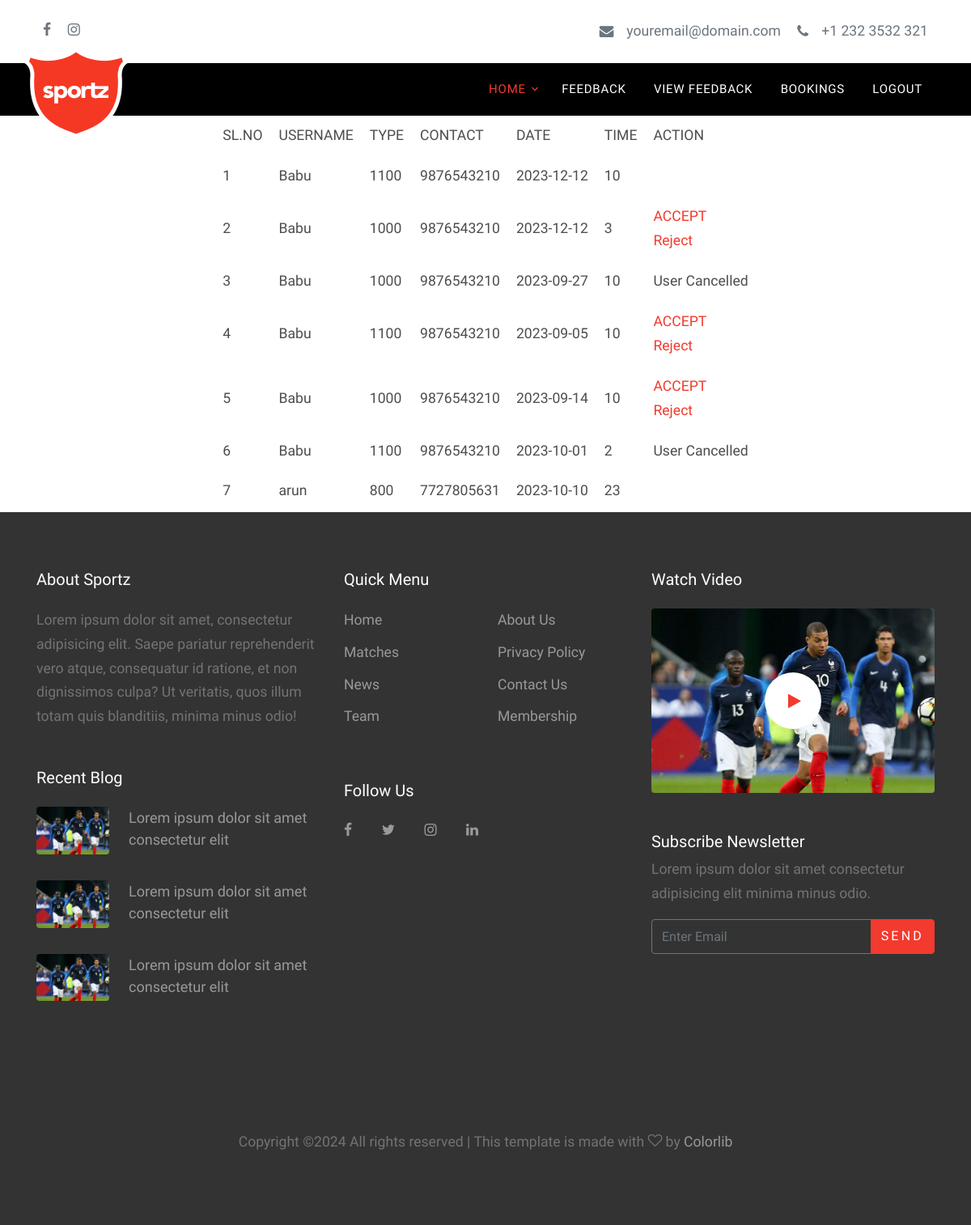
Page /Project/Turf/UserBooking.php (signed in) on the committed database.
### tables this page shows
CREATE TABLE `tbl_booking` (
  `booking_id` int(10) NOT NULL,
  `booking_date` date NOT NULL,
  `booking_time` int(10) NOT NULL,
  `turf_id` int(10) NOT NULL,
  `user_id` int(10) NOT NULL,
  `booking_status` int(11) NOT NULL DEFAULT 0,
  `type` varchar(50) NOT NULL
);

CREATE TABLE `tbl_user` (
  `user_id` int(10) NOT NULL,
  `user_name` varchar(15) NOT NULL,
  `user_email` varchar(15) NOT NULL,
  `user_password` varchar(8) NOT NULL,
  `user_address` varchar(25) NOT NULL,
  `user_contact` varchar(20) NOT NULL,
  `user_photo` varchar(300) NOT NULL,
  `user_dob` int(8) NOT NULL,
  `place_id` int(11) NOT NULL
);

### Project/Turf/UserBooking.php (the view, shortened to what this page needs)
<?php
include("Head.php");
include("../Assets/Connection/Connection.php");
    ?>
<!DOCTYPE html PUBLIC "-//W3C//DTD XHTML 1.0 Transitional//EN" "http://www.w3.org/TR/xhtml1/DTD/xhtml1-transitional.dtd">
<html xmlns="http://www.w3.org/1999/xhtml">
<head>
</head>
<body>
<table align="center" cellpadding="10" style="border-collapse:collapse">
  <tr>
    <td>SL.NO</td>
    <td>USERNAME</td>
    <td>TYPE</td>
    <td>CONTACT</td>
    <td>DATE</td>
    <td>TIME</td>
    <td>ACTION</td>
  </tr>
  <?php
  $sel="select * from tbl_booking b inner join tbl_user u on u.user_id=b.user_id where b.turf_id='".$_SESSION["tid"]."' and booking_status>=1 ";
  $data=$conn->query($sel);
  $i=0;
  while($row=$data->fetch_assoc())
  {
  $i++;
  ?>
  <tr>
    <td><?php echo $i?></td>
    <td><?php echo $row["user_name"]?></td>
    <td><?php echo $row["type"]?></td>
    <td><?php echo $row["user_contact"]?></td>
    <td><?php echo $row["booking_date"]?></td>
    <td><?php echo $row["booking_time"]?></td>
    <td>
      <?php
      if($row['booking_status']==1){
        ?>
        <a href="userbooking.php?aid=<?php echo $row['booking_id']?>&&status=2">ACCEPT</a><br>
        <a href="userbooking.php?aid=<?php echo $row['booking_id']?>&&status=3">Reject</a>
        <?php
      }
      else if($row['booking_status']==2){
        echo "Payment Completed<br>";
        ?>
        <a href="userbooking.php?aid=<?php echo $row['booking_id']?>&&status=5">Check In</a><br>
        <a href="userbooking.php?aid=<?php echo $row['booking_id']?>&&status=6">Absent</a>
        <?php
      }
      else if($row['booking_status']==3){
        echo "Rejected";
      }
      else if($row['booking_status']==4){
        echo "User Cancelled";
      }
      ?>
    </td>
  </tr>
  <?php
  }
  ?>
</table>
</body>
</html>
<?php
include("Foot.php");
?>

### Project/Turf/Head.php (shortened to what this page needs)
<!DOCTYPE html>
<html lang="en">
  <head>
    <link rel="stylesheet" href="../Assets/Templates/Main/fonts/icomoon/style.css">
    <link rel="stylesheet" href="../Assets/Templates/Main/css/bootstrap.min.css">
    <link rel="stylesheet" href="../Assets/Templates/Main/css/magnific-popup.css">
    <link rel="stylesheet" href="../Assets/Templates/Main/css/jquery-ui.css">
    <link rel="stylesheet" href="../Assets/Templates/Main/css/owl.carousel.min.css">
    <link rel="stylesheet" href="../Assets/Templates/Main/css/owl.theme.default.min.css">
    <link rel="stylesheet" href="../Assets/Templates/Main/css/aos.css">
    <link rel="stylesheet" href="../Assets/Templates/Main/css/style.css">
  </head>
  <body>
  <div class="site-wrap">
    <header class="site-navbar absolute transparent" role="banner">
      <div class="py-3">
        <div class="container">
          <div class="row align-items-center">
            <div class="col-6 col-md-3">
            <a href="https://www.facebook.com/ashas.ashas.963" class="text-secondary px-2" target="_blank"><span class="icon-facebook" ></span></a>
              <a href="https://www.instagram.com/life_flower_of?utm_source=qr&igsh=MmQ5cGlub2lxa2Jv" class="text-secondary px-2" target="_blank"><span class="icon-instagram" ></span></a>
            </div>
            <div class="col-6 col-md-9 text-right">
              <div class="d-inline-block"><a href="#" class="text-secondary p-2 d-flex align-items-center"><span class="icon-envelope mr-3"></span> <span class="d-none d-md-block">youremail@domain.com</span></a></div>
              <div class="d-inline-block"><a href="#" class="text-secondary p-2 d-flex align-items-center"><span class="icon-phone mr-0 mr-md-3"></span> <span class="d-none d-md-block">+1 232 3532 321</span></a></div>
            </div>
          </div>
        </div>
      </div>
      <nav class="site-navigation position-relative text-right bg-black text-md-right" role="navigation">
        <div class="container position-relative">
          <div class="site-logo">
            <a href="index.html"><img src="../Assets/Templates/Main/images/logo.png" alt=""></a>
          </div>
          <ul class="site-menu js-clone-nav d-none d-md-block">
             <li class="has-children active">
              <a href="homepage.php">Home</a>
</li>
<li><a href="feedback.php">Feedback</a></li>
<li><a href="Viewreview.php">View Feedback</a></li>
<li><a href="UserBooking.php">Bookings</a></li>
<li><a href="../Logout.php">Logout</a></li>
          </ul>
        </div>
      </nav>
    </header>

### Project/Turf/Foot.php (shortened to what this page needs)
<footer class="site-footer border-top">
      <div class="container">
        <div class="row">
          <div class="col-lg-4">
            <div class="mb-5">
              <h3 class="footer-heading mb-4">About Sportz</h3>
              <p>Lorem ipsum dolor sit amet, consectetur adipisicing elit. Saepe pariatur reprehenderit vero atque, consequatur id ratione, et non dignissimos culpa? Ut veritatis, quos illum totam quis blanditiis, minima minus odio!</p>
            </div>
            <div class="mb-5">
              <h3 class="footer-heading mb-4">Recent Blog</h3>
              <div class="block-25">
                <ul class="list-unstyled">
                  <li class="mb-3">
                    <a href="#" class="d-flex">
                      <figure class="image mr-4">
                        <img src="../Assets/Templates/Main/images/img_1.jpg" alt="" class="img-fluid">
                      </figure>
                      <div class="text">
                        <h3 class="heading font-weight-light">Lorem ipsum dolor sit amet consectetur elit</h3>
                      </div>
                    </a>
                  </li>
                  <li class="mb-3">
                    <a href="#" class="d-flex">
                      <figure class="image mr-4">
                        <img src="../Assets/Templates/Main/images/img_1.jpg" alt="" class="img-fluid">
                      </figure>
                      <div class="text">
                        <h3 class="heading font-weight-light">Lorem ipsum dolor sit amet consectetur elit</h3>
                      </div>
                    </a>
                  </li>
                  <li class="mb-3">
                    <a href="#" class="d-flex">
                      <figure class="image mr-4">
                        <img src="../Assets/Templates/Main/images/img_1.jpg" alt="" class="img-fluid">
                      </figure>
                      <div class="text">
                        <h3 class="heading font-weight-light">Lorem ipsum dolor sit amet consectetur elit</h3>
                      </div>
                    </a>
                  </li>
                </ul>
              </div>
            </div>
          </div>
          <div class="col-lg-4 mb-5 mb-lg-0">
            <div class="row mb-5">
              <div class="col-md-12">
                <h3 class="footer-heading mb-4">Quick Menu</h3>
              </div>
              <div class="col-md-6 col-lg-6">
                <ul class="list-unstyled">
                  <li><a href="#">Home</a></li>
                  <li><a href="#">Matches</a></li>
                  <li><a href="#">News</a></li>
                  <li><a href="#">Team</a></li>
                </ul>
              </div>
              <div class="col-md-6 col-lg-6">
                <ul class="list-unstyled">
                  <li><a href="#">About Us</a></li>
                  <li><a href="#">Privacy Policy</a></li>
                  <li><a href="#">Contact Us</a></li>
                  <li><a href="#">Membership</a></li>
                </ul>
              </div>
            </div>
            <div class="row">
              <div class="col-md-12">
                <h3 class="footer-heading mb-4">Follow Us</h3>
                <div>
                  <a href="#" class="pl-0 pr-3"><span class="icon-facebook"></span></a>
                  <a href="#" class="pl-3 pr-3"><span class="icon-twitter"></span></a>
                  <a href="#" class="pl-3 pr-3"><span class="icon-instagram"></span></a>
                  <a href="#" class="pl-3 pr-3"><span class="icon-linkedin"></span></a>
                </div>
              </div>
            </div>
          </div>
          <div class="col-lg-4 mb-5 mb-lg-0">
            <div class="mb-5">
              <h3 class="footer-heading mb-4">Watch Video</h3>
              <div class="block-16">
                <figure>
                  <a href="https://vimeo.com/channels/staffpicks/93951774" class="play-button popup-vimeo"><span class="icon-play"></span></a>
                </figure>
              </div>
            </div>
            <div class="mb-5">
              <h3 class="footer-heading mb-2">Subscribe Newsletter</h3>
              <p>Lorem ipsum dolor sit amet consectetur adipisicing elit minima minus odio.</p>
              <form action="#" method="post">
                <div class="input-group mb-3">
                  <input type="text" class="form-control border-secondary text-white bg-transparent" placeholder="Enter Email" aria-label="Enter Email" aria-describedby="button-addon2">
                  <div class="input-group-append">
                    <button class="btn btn-primary" type="button" id="button-addon2">Send</button>
                  </div>
                </div>
              </form>
            </div>
          </div>
        </div>
        <div class="row pt-5 mt-5 text-center">
          <div class="col-md-12">
            <p>
            Copyright &copy; All rights reserved | This template is made with <i class="icon-heart-o" aria-hidden="true"></i> by <a href="https://colorlib.com" target="_blank" >Colorlib</a>
            </p>
          </div>
        </div>
      </div>
    </footer>
  </div>

### Project/Assets/Templates/Main/css/style.css (style rules this page uses)
body { line-height: 1.7; color: #4d4d4d; font-weight: 300; font-size: 1.1rem; }
a { -webkit-transition: .3s all ease; -o-transition: .3s all ease; transition: .3s all ease; }
.bg-black { background: #000 !important; }
.site-wrap:before { -webkit-transition: .3s all ease-in-out; -o-transition: .3s all ease-in-out; transition: .3s all ease-in-out; background: rgba(0, 0, 0, 0.6); content: ""; position: absolute; z-index: 2000; top: 0; left: 0; right: 0; bottom: 0; opacity: 0; visibility: hidden; }
.btn { text-transform: uppercase; position: relative; -webkit-transition: 0.2s all ease-in-out !important; -o-transition: 0.2s all ease-in-out !important; transition: 0.2s all ease-in-out !important; top: 0; letter-spacing: .05em; }
.btn.btn-primary { font-weight: 300; letter-spacing: .2em; }
.bg-black { background: #000; }
.form-control { height: 43px; }
.border-top { border-top: 1px solid #edf0f5 !important; }
.site-footer { padding: 4em 0; background: #333333; }
.site-footer p { color: #737373; }
.site-footer h2, .site-footer h3, .site-footer h4, .site-footer h5 { color: #fff; }
.site-footer a { color: #999999; }
.site-footer ul li { margin-bottom: 10px; }
.site-footer .footer-heading { font-size: 20px; color: #fff; }
.site-navbar { background: #fff; margin-bottom: 0px; z-index: 1999; position: relative; }
.site-navbar.transparent { background: transparent; }
.site-navbar.absolute { position: relative; top: 0; left: 0; width: 100%; }
.site-navbar .site-logo { position: absolute; left: 0; top: 0; margin-top: -20px; }
.site-navbar .site-navigation { background: rgba(0, 0, 0, 0.2); }
.site-navbar .site-navigation .site-menu { margin-bottom: 0; }
.site-navbar .site-navigation .site-menu .active > a { color: #f23a2e; }
.site-navbar .site-navigation .site-menu a { text-decoration: none !important; font-size: 15px; display: inline-block; }
.site-navbar .site-navigation .site-menu > li { display: inline-block; padding: 10px 5px; }
.site-navbar .site-navigation .site-menu > li > a { padding: 10px 10px; text-transform: uppercase; letter-spacing: .05em; color: #fff; font-size: 15px; text-decoration: none !important; }
.site-navbar .site-navigation .site-menu .has-children { position: relative; }
.site-navbar .site-navigation .site-menu .has-children > a { position: relative; padding-right: 20px; }
.site-navbar .site-navigation .site-menu .has-children > a:before { position: absolute; content: "\e313"; font-size: 16px; top: 50%; right: 0; -webkit-transform: translateY(-50%); -ms-transform: translateY(-50%); transform: translateY(-50%); font-family: 'icomoon'; }
.site-navbar .site-navigation .site-menu .has-children a { text-transform: uppercase; }
.site-mobile-menu .site-nav-wrap { padding: 0; margin: 0; list-style: none; position: relative; }
.site-mobile-menu .site-nav-wrap a { padding: 10px 20px; display: block; position: relative; color: #212529; }
.site-mobile-menu .site-nav-wrap li { position: relative; display: block; }
.site-mobile-menu .site-nav-wrap li.active > a { color: #f23a2e; }
.site-mobile-menu .site-nav-wrap > li { display: block; position: relative; float: left; width: 100%; }
.site-mobile-menu .site-nav-wrap > li > a { padding-left: 20px; font-size: 20px; }
.block-16 figure { position: relative; }
.block-16 figure .play-button { position: absolute; top: 50%; left: 50%; -webkit-transform: translate(-50%, -50%); -ms-transform: translate(-50%, -50%); transform: translate(-50%, -50%); font-size: 20px; width: 70px; height: 70px; background: #fff; display: block; border-radius: 50%; opacity: 1; color: #f23a2e !important; }
.block-16 figure .play-button > span { position: absolute; left: 55%; top: 50%; -webkit-transform: translate(-60%, -50%); -ms-transform: translate(-60%, -50%); transform: translate(-60%, -50%); }
.block-25 ul, .block-25 ul li { padding: 0; margin: 0; }
.block-25 ul li a .image { -webkit-box-flex: 0; -ms-flex: 0 0 90px; flex: 0 0 90px; }
.block-25 ul li a .image img { border-radius: 4px; max-width: 100%; opacity: 1; -webkit-transition: .3s all ease-in-out; -o-transition: .3s all ease-in-out; transition: .3s all ease-in-out; }
.block-25 ul li a .text .heading { font-size: 18px; line-height: 1.5; margin: 0; padding: 0; -webkit-transition: .3s all ease; -o-transition: .3s all ease; transition: .3s all ease; color: #999999; }

### rows in the picture
tbl_booking: user.user_name "Babu", type "1100", user.user_contact "9876543210", booking_date "2023-12-12", booking_time "10"
tbl_booking: user.user_name "Babu", type "1000", user.user_contact "9876543210", booking_date "2023-12-12", booking_time "3"
tbl_booking: user.user_name "Babu", type "1000", user.user_contact "9876543210", booking_date "2023-09-27", booking_time "10", booking_status "User Cancelled"
tbl_booking: user.user_name "Babu", type "1100", user.user_contact "9876543210", booking_date "2023-09-05", booking_time "10"
tbl_booking: user.user_name "Babu", type "1000", user.user_contact "9876543210", booking_date "2023-09-14", booking_time "10"
tbl_booking: user.user_name "Babu", type "1100", user.user_contact "9876543210", booking_date "2023-10-01", booking_time "2", booking_status "User Cancelled"
tbl_booking: user.user_name "arun", type "800", user.user_contact "7727805631", booking_date "2023-10-10", booking_time "23"
